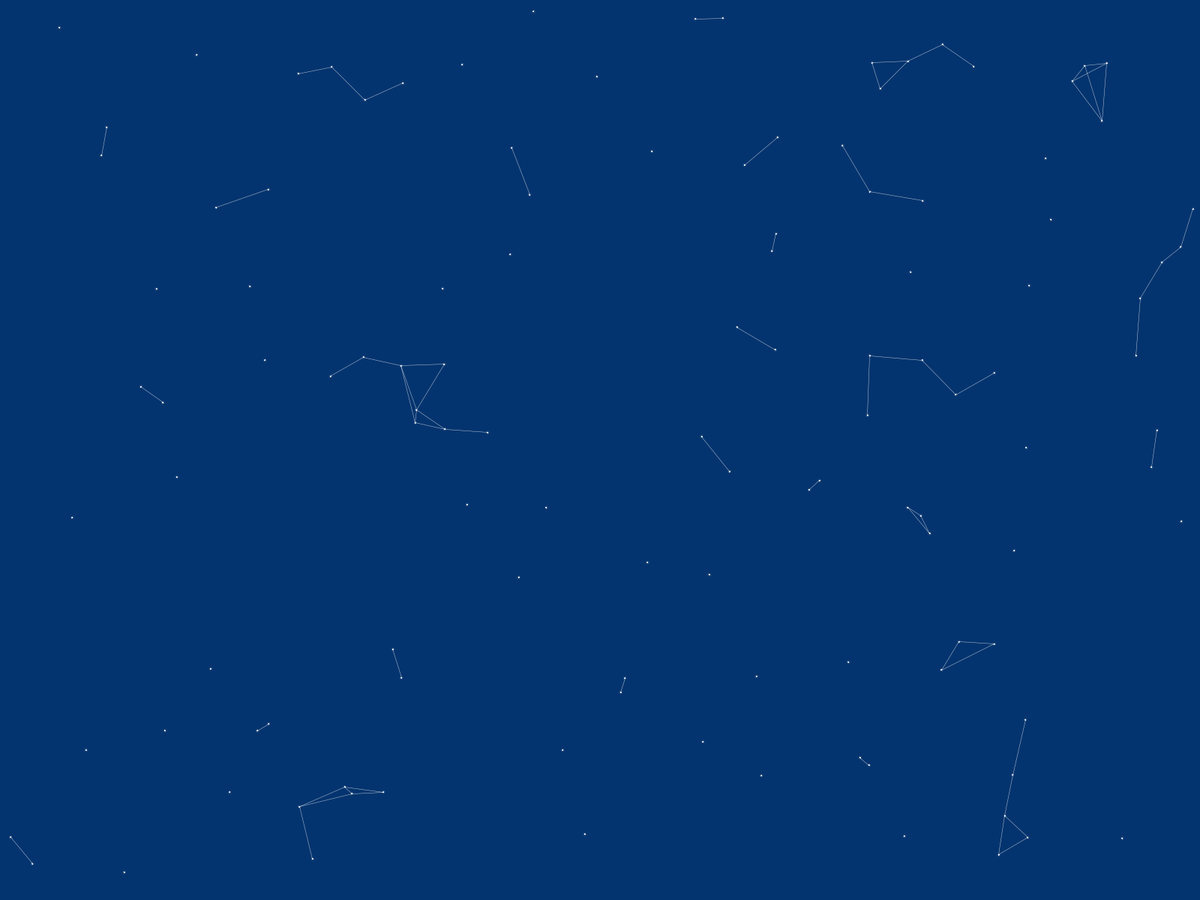
Frame 1 (no input)
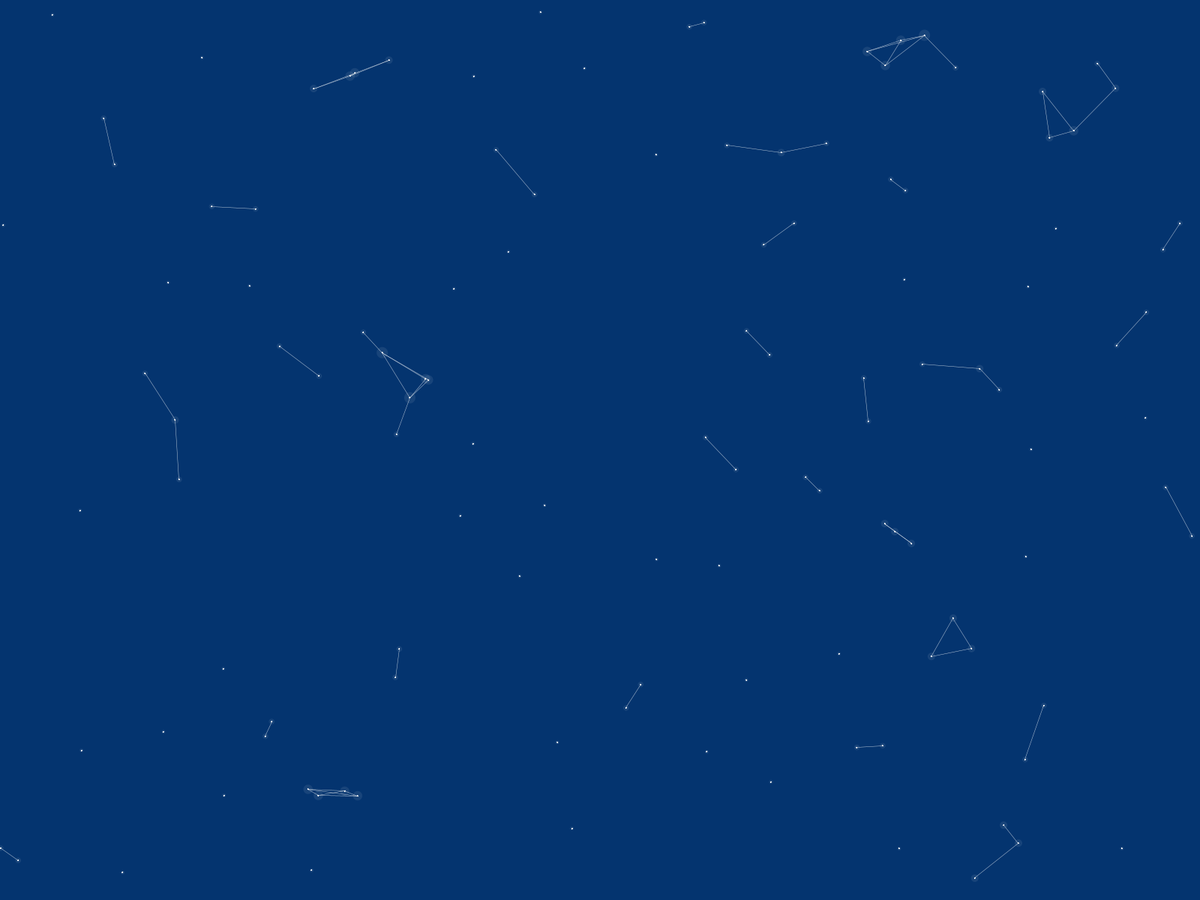
Frame 60 (the mouse pressed at the canvas centre just before this capture)
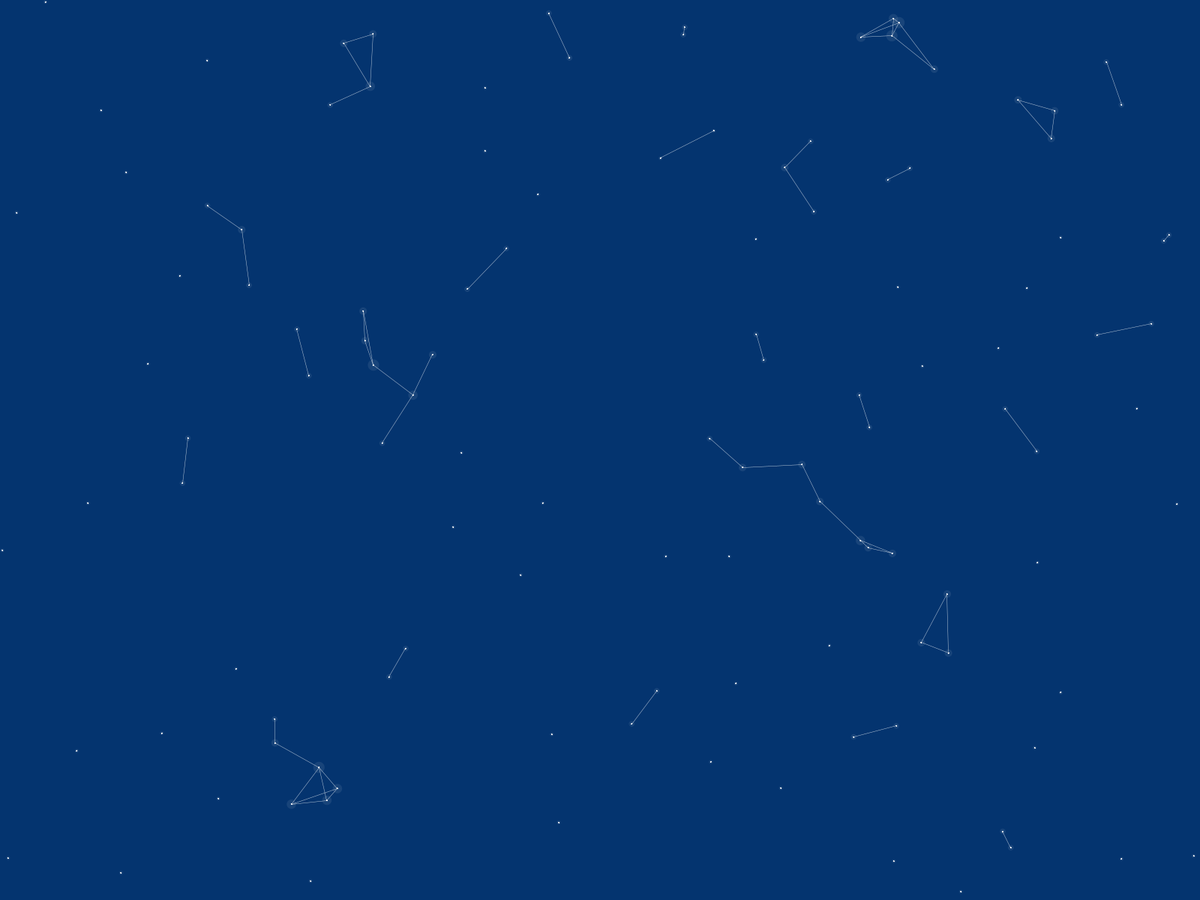
Frame 120 (the mouse held since frame 60 and released just before this capture)

The Processing sketch that drew these frames (run headless with seeded random() and noise(); from frame 60 on, the mouse is pressed at the canvas centre):

// Processing sketch: particules
// ── particules.pde



Particule particules[];
int count = 120;

void setup() {
  //size(800, 600);
  fullScreen();
  particules = new Particule[count];
  for (int i = 0; i<count; i++) {
    particules[i] = new Particule();
  }
}


void draw() {
  background(4,52,111);
  
  for (Particule p : particules) {
    p.update();
    p.draw();
    p.accel = 1;
  }
  
  for (int i = 0; i<count; i++) {
    for (int j = i+1; j<count; j++) {
       
      float d = dist(particules[i].x, particules[i].y, particules[j].x, particules[j].y);
      if (d < 80) {
        strokeWeight(0.5);
        stroke(255,255,255,180);
        line(particules[i].x, particules[i].y, particules[j].x, particules[j].y);
        
        particules[i].accel+=0.5;
        particules[j].accel+=0.5;
      }
         
    }
  }
}
// ── particule.pde
  

class Particule {
   
  float x;
  float y;
  float dx;
  float dy;
  float accel = 1;
  
  Particule() {
    x = random(width);
    y = random(height);

    dx = random(-0.3, 0.3);
    dy = random(-0.3, 0.3);
  }
  
  void update() {
    x += dx * accel;
    y += dy * accel;
    
    if (x<0) x+= width;
    if (y<0) y+= height;
    if (x>width) x-=width;
    if (y>height) y-= height;
  }
  
  void draw() {
    strokeWeight(1);

    stroke(255,255,255);
    ellipse(x, y, 1, 1);

    fill(255,255,255, 20);
    noStroke();
    ellipse(x, y, accel*5, accel*5);
  }
}
